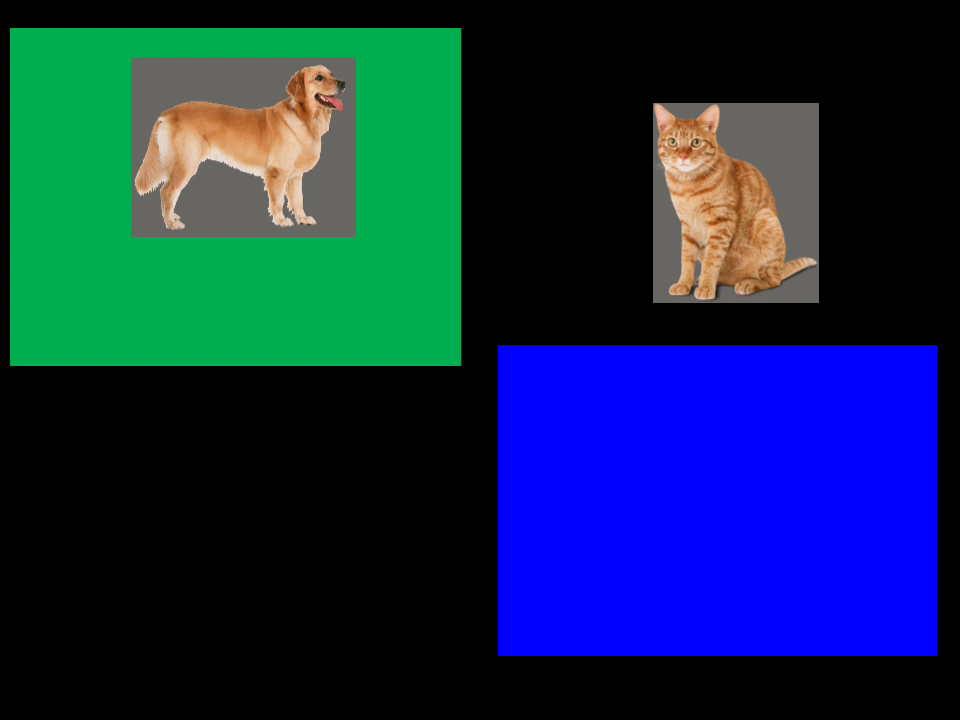
#> input picture frame 60 of animais_caixas.mp4, 960 x 720 px, given in place of lines.mp4, which was not available
$ python exemplo-IntersecRetas.py
#> lines starting #> are read from the running program, lines starting #| are printed output that depends on the picture; after the words box and inside, x2 and y2 are one past the last pixel; in counts of white or black regions, pixels touching at a corner belong together; pictures that were not available may be replaced by others from this repository, and a replacement may not be noted
### auxiliar.py
#!/usr/bin/python
# -*- coding: utf-8 -*-

"""
    Atenção: usado no notebook da aula.
    Não precisa ser usado diretamente
"""

print("Este script não deve ser executado diretamente")

from ipywidgets import widgets, interact, interactive, FloatSlider, IntSlider
import numpy as np
import cv2


# [45 lines left out: functions make_widgets_mat, make_widgets_mat_from_data, make_np_from_widgets_list, not called in this run]


def convert_to_tuple(html_color):
    colors = html_color.split("#")[1]
    r = int(colors[0:2],16)
    g = int(colors[2:4],16)
    b = int(colors[4:],16)
    return (r,g,b)

def to_1px(tpl):
    img = np.zeros((1,1,3), dtype=np.uint8)
    img[0,0,0] = tpl[0]
    img[0,0,1] = tpl[1]
    img[0,0,2] = tpl[2]
    return img

def to_hsv(html_color):
    tupla = convert_to_tuple(html_color)
    hsv = cv2.cvtColor(to_1px(tupla), cv2.COLOR_RGB2HSV)
    return hsv[0][0]

def ranges(value):
    hsv = to_hsv(value)
    hsv2 = np.copy(hsv)
    hsv[0] = max(0, hsv[0]-10)
    hsv2[0] = min(180, hsv[0]+ 10)
    hsv[1:] = 50
    hsv2[1:] = 255
    return hsv, hsv2

### exemplo-IntersecRetas.py
#!/usr/bin/python
# -*- coding: utf-8 -*-

# Este NÃO é um programa ROS

from __future__ import print_function, division

import cv2
import os,sys, os.path
import numpy as np
import auxiliar as aux

print("Rodando Python versão ", sys.version)
print("OpenCV versão: ", cv2.__version__)
print("Diretório de trabalho: ", os.getcwd())

# Arquivos necessários
video = "lines.mp4"


# [24 lines left out: function mensagem_falta_arquivos, not called in this run]


def encontra_reta(img, codigo_cor):
    hsv_1, hsv_2 = aux.ranges(codigo_cor)

    # convert the image to grayscale, blur it, and detect edges
    hsv = cv2.cvtColor(img , cv2.COLOR_BGR2HSV)

    color_mask = cv2.inRange(hsv, hsv_1, hsv_2)

    segmentado = cv2.morphologyEx(color_mask, cv2.MORPH_CLOSE, np.ones((10, 10)))

    segmentado = cv2.adaptiveThreshold(segmentado,255,cv2.ADAPTIVE_THRESH_GAUSSIAN_C,\
                 cv2.THRESH_BINARY,11,3.5)

    imagem = cv2.bitwise_not(segmentado.copy())

    lines = cv2.HoughLinesP(imagem, 1, np.pi/180, 30, maxLineGap=200)

    x1, y1, x2, y2 = lines[0][0]

    return x1, y1, x2, y2


def desenha_intersec(reta1, reta2, img):
    x1_1, y1_1, x2_1, y2_1 = reta1
    m_1 = ((y1_1 - y2_1)*1.0)/(x1_1 - x2_1)

    x1_2, y1_2, x2_2, y2_2 = reta2
    m_2 = ((y1_2 - y2_2)*1.0)/(x1_2 - x2_2)

    # Intersecção
    x = ((y1_1 - y1_2 + m_2*x1_2 - m_1*x1_1)*1.0)/(m_2 - m_1)
    y =  m_2*x + y1_2 - m_2*x1_2

    return cv2.circle(img, (int(x), int(y)), 4, (255, 255, 255), 6)


if __name__ == "__main__":


    # Checando se os arquivos necessários existem

    # Inicializa a aquisição da webcam
    cap = cv2.VideoCapture(video)

    print("Se a janela com a imagem não aparecer em primeiro plano dê Alt-Tab")


    while(True):
        # Capture frame-by-frame
        ret, frame = cap.read()
#> frame is the input picture: shape (720, 960, 3); mean B, G, R 73.6, 41.2, 15.6

        if ret == False:
            #print("Codigo de retorno FALSO - problema para capturar o frame")
            cap.set(cv2.CAP_PROP_POS_FRAMES, 0)
            continue
            #sys.exit(0)

        reta_azul = encontra_reta(frame, "#0000FF")
#> in encontra_reta, `color_mask = cv2.inRange(hsv, hsv_1, hsv_2)`:
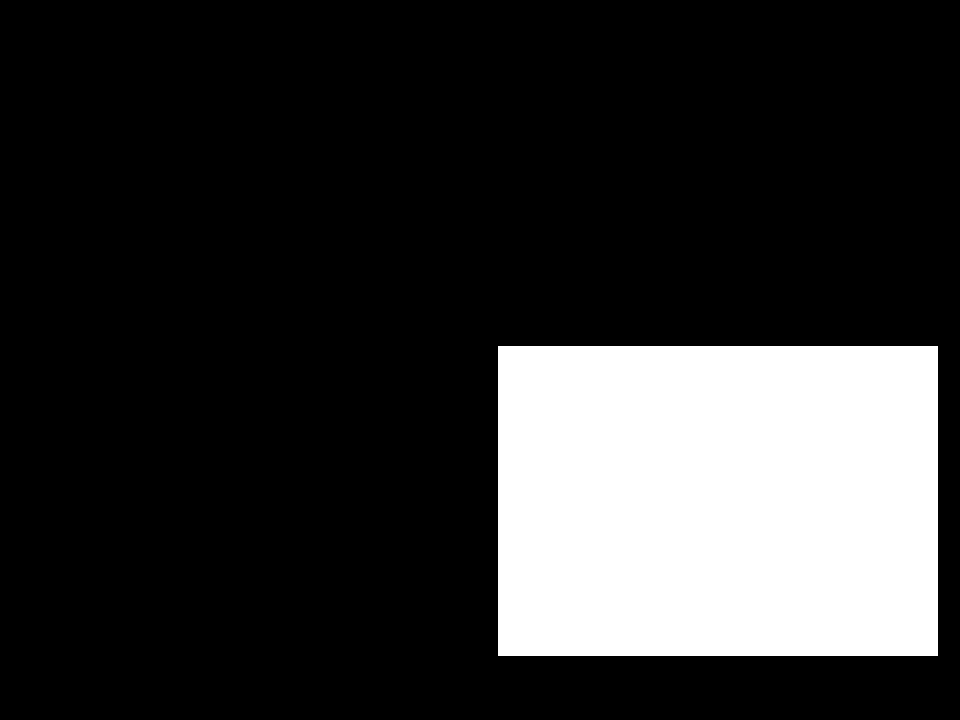
#> color_mask: shape (720, 960); 19.7% white; 1 white region, box (x1, y1, x2, y2) and area: (498, 346, 938, 656) 136400
#> in encontra_reta, `segmentado = cv2.adaptiveThreshold(segmentado,255,cv2.ADAPTIVE_THRESH_..`:
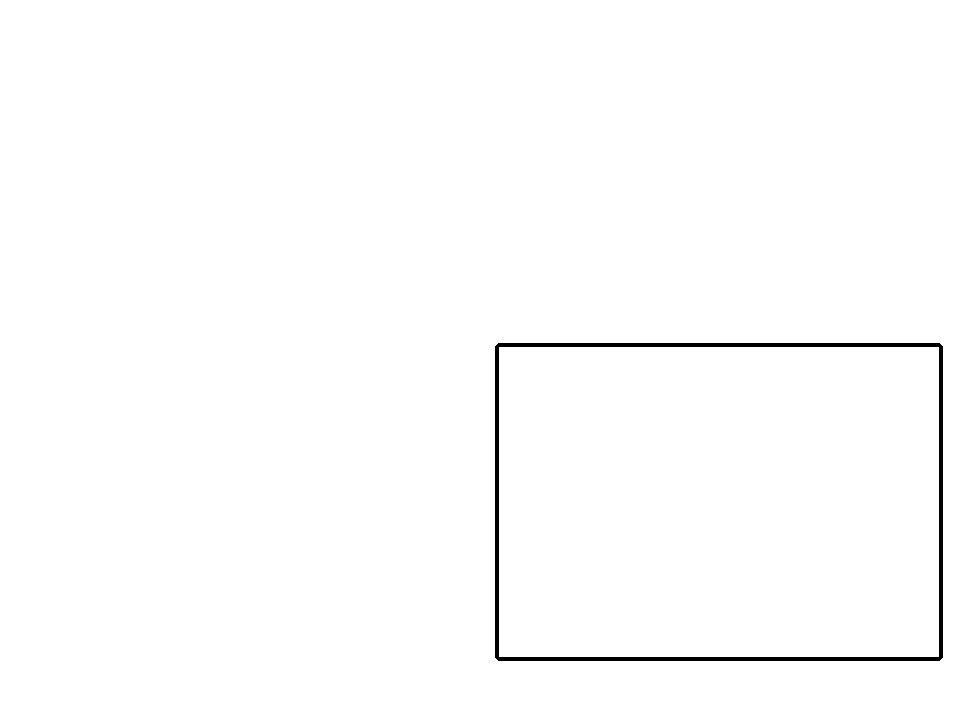
#> segmentado: shape (720, 960); 99.1% white; 1 black region, box (x1, y1, x2, y2) and area: (495, 343, 943, 661) 6040
#> in encontra_reta, `lines = cv2.HoughLinesP(imagem, 1, np.pi/180, 30, maxLineGap=200)`: lines = 16 rows, first 6: [495, 346, 942, 346], [496, 658, 941, 658], [497, 659, 940, 659], [498, 343, 939, 343], [497, 344, 940, 344], [498, 660, 939, 660]
#> in encontra_reta, `x1, y1, x2, y2 = lines[0][0]`: x1 = 495; y1 = 346; x2 = 942; y2 = 346
#> reta_azul = (495, 346, 942, 346)
        reta_verde = encontra_reta(frame, "#00FF00")
#> call 2 of encontra_reta, with codigo_cor = '#00FF00'
#> in encontra_reta (call 2), `segmentado = cv2.adaptiveThreshold(segmentado,255,cv2.ADAPTIVE_THRESH_..`:
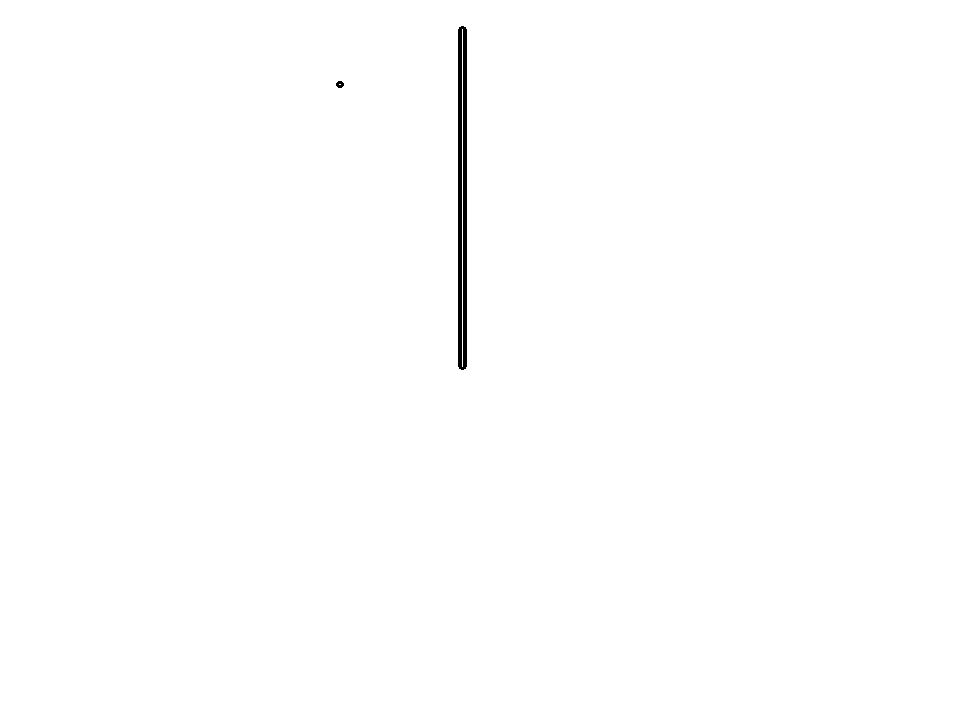
#> segmentado: shape (720, 960); 99.6% white; 2 black regions, box (x1, y1, x2, y2) and area: (458, 26, 467, 370) 2738, (336, 81, 344, 88) 42
#> in encontra_reta (call 2), `lines = cv2.HoughLinesP(imagem, 1, np.pi/180, 30, maxLineGap=200)`: lines = [[465, 368, 465, 27], [459, 368, 459, 27], [458, 366, 458, 29], [464, 368, 464, 27], [466, 366, 466, 29], [461, 369, 461, 26], [463, 369, 463, 26], [460, 368, 460, 27]]
#> in encontra_reta (call 2), `x1, y1, x2, y2 = lines[0][0]`: x1 = 465; y1 = 368; x2 = 465; y2 = 27
#> reta_verde = (465, 368, 465, 27)
        reta_vermelha = encontra_reta(frame, "#FF0000")
#> call 3 of encontra_reta, with codigo_cor = '#FF0000'
#> in encontra_reta (call 3), `color_mask = cv2.inRange(hsv, hsv_1, hsv_2)`:
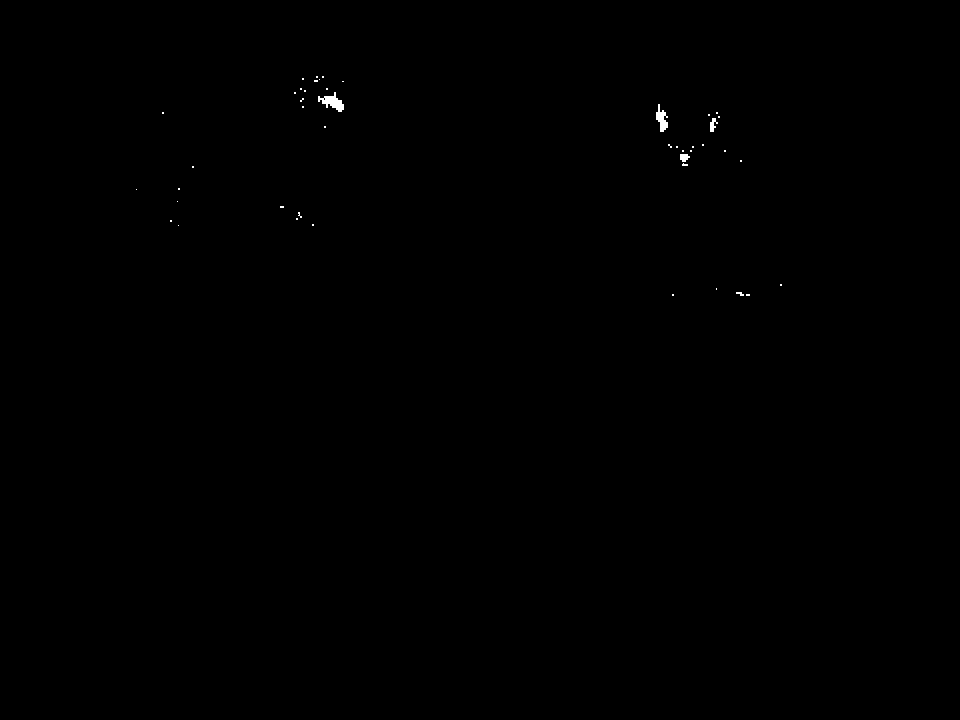
#> color_mask: shape (720, 960); 0.11% white; 45 white regions (40 under 20 px), largest, box (x1, y1, x2, y2) and area: (318, 92, 344, 112) 242, (656, 104, 668, 132) 180, (710, 118, 718, 132) 64, (680, 154, 690, 162) 60, (736, 292, 744, 296) 20
#> in encontra_reta (call 3), `segmentado = cv2.adaptiveThreshold(segmentado,255,cv2.ADAPTIVE_THRESH_..`:
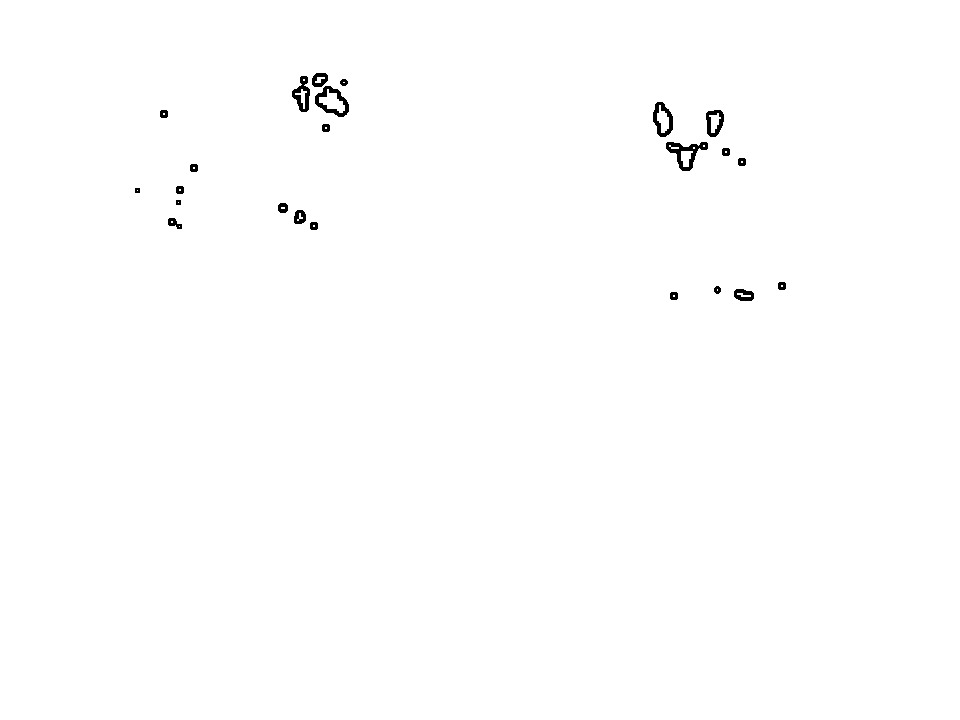
#> segmentado: shape (720, 960); 99.6% white; 23 black regions, largest, box (x1, y1, x2, y2) and area: (666, 142, 708, 171) 454, (315, 86, 349, 117) 390, (653, 102, 673, 137) 323
#> in encontra_reta (call 3), `lines = cv2.HoughLinesP(imagem, 1, np.pi/180, 30, maxLineGap=200)`: lines = 57 rows, first 6: [666, 146, 729, 153], [666, 144, 729, 151], [292, 93, 343, 115], [664, 104, 715, 292], [294, 89, 341, 96], [292, 91, 345, 114]
#> in encontra_reta (call 3), `x1, y1, x2, y2 = lines[0][0]`: x1 = 666; y1 = 146; x2 = 729; y2 = 153
#> reta_vermelha = (666, 146, 729, 153)

        desenha_intersec(reta_azul, reta_verde, frame)
#> in desenha_intersec, `x1_1, y1_1, x2_1, y2_1 = reta1`: x1_1 = 495; y1_1 = 346; x2_1 = 942; y2_1 = 346
#> in desenha_intersec, `m_1 = ((y1_1 - y2_1)*1.0)/(x1_1 - x2_1)`: m_1 = 0
#> in desenha_intersec, `x1_2, y1_2, x2_2, y2_2 = reta2`: x1_2 = 465; y1_2 = 368; x2_2 = 465; y2_2 = 27
#> in desenha_intersec, `m_2 = ((y1_2 - y2_2)*1.0)/(x1_2 - x2_2)`: m_2 = inf
#> in desenha_intersec, `x = ((y1_1 - y1_2 + m_2*x1_2 - m_1*x1_1)*1.0)/(m_2 - m_1)`: x = nan
#> (the run stopped early here; a loop or call above may not have finished)

$ run again, starting later in the video
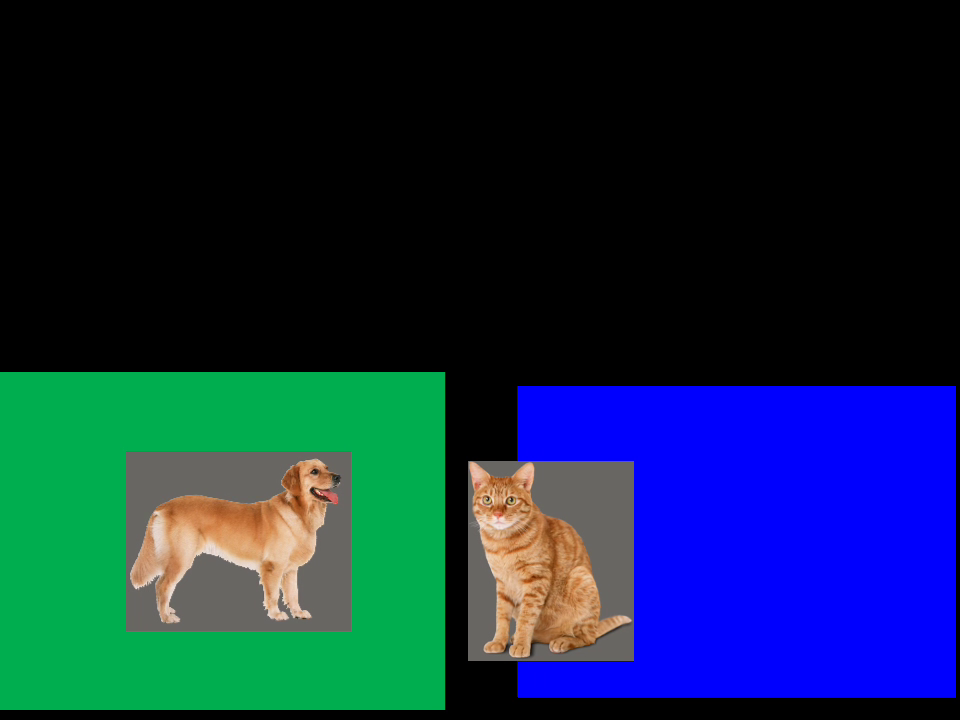
#> input picture frame 273 of animais_caixas.mp4, 960 x 720 px, given in place of lines.mp4, which was not available
#> frame is the input picture: shape (720, 960, 3); mean B, G, R 65, 40.7, 15.7
#> hsv: shape (720, 960, 3); mean H, S, V 33.4, 90, 85
#> in encontra_reta, `color_mask = cv2.inRange(hsv, hsv_1, hsv_2)`:
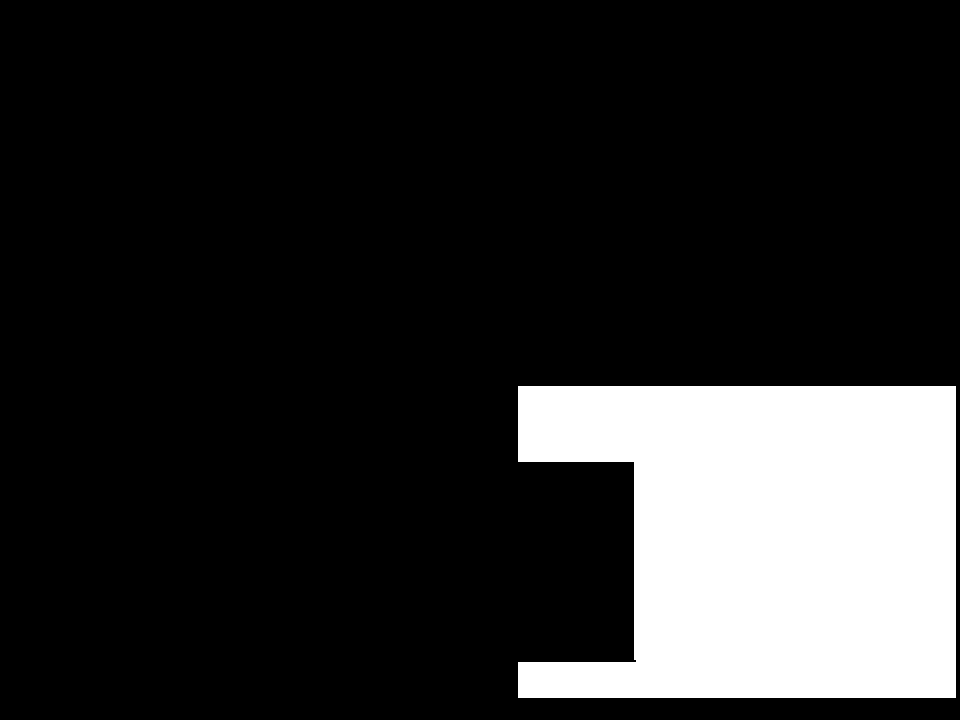
#> color_mask: shape (720, 960); 16.4% white; 1 white region, box (x1, y1, x2, y2) and area: (518, 386, 956, 698) 113452
#> imagem: shape (720, 960); 0.83% white; 1 white region, box (x1, y1, x2, y2) and area: (515, 383, 960, 703) 5714
#> lines = 25 rows, first 6: [517, 701, 959, 701], [518, 383, 959, 383], [516, 700, 959, 700], [516, 385, 959, 385], [515, 386, 959, 386], [518, 702, 959, 702]
#> x1 = 517; y1 = 701; x2 = 959; y2 = 701
#> reta_azul = (517, 701, 959, 701)
#> color_mask: shape (720, 960); 0.05% white in thin lines or dots, all inside (x1, y1, x2, y2) = (445, 372, 446, 710)
#> imagem: shape (720, 960); 0.4% white; 1 white region, box (x1, y1, x2, y2) and area: (442, 370, 451, 714) 2738
#> reta_verde = (449, 712, 449, 371)
#> color_mask: shape (720, 960); 0.11% white; 47 white regions (43 under 20 px), largest, box (x1, y1, x2, y2) and area: (312, 488, 340, 506) 238, (470, 462, 482, 490) 172, (524, 470, 534, 490) 100, (494, 510, 504, 520) 54
#> in encontra_reta (call 3), `segmentado = cv2.adaptiveThreshold(segmentado,255,cv2.ADAPTIVE_THRESH_..`:
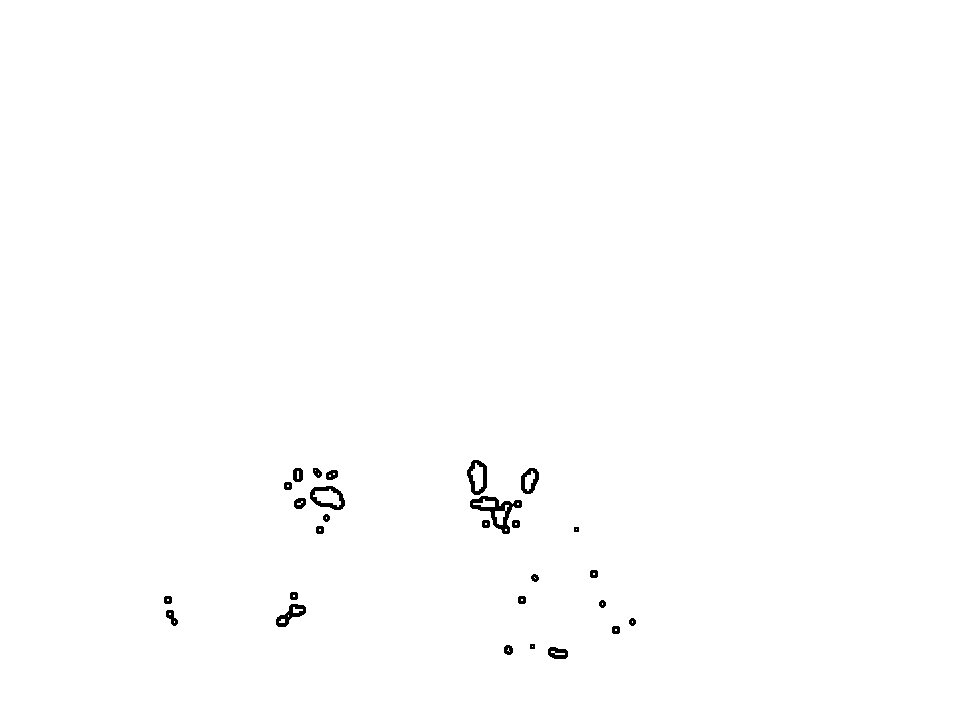
#> segmentado: shape (720, 960); 99.5% white; 27 black regions, largest, box (x1, y1, x2, y2) and area: (470, 496, 522, 534) 636, (310, 486, 345, 510) 350, (467, 460, 487, 495) 325
#> lines = 44 rows, first 6: [294, 504, 511, 508], [284, 486, 521, 502], [284, 487, 521, 503], [504, 648, 566, 657], [276, 620, 529, 468], [468, 477, 619, 628]
#> x1 = 294; y1 = 504; x2 = 511; y2 = 508
#> reta_vermelha = (294, 504, 511, 508)
#> x1_1 = 517; y1_1 = 701; x2_1 = 959; y2_1 = 701
#> m_1 = 0
#> x1_2 = 449; y1_2 = 712; x2_2 = 449; y2_2 = 371
#> m_2 = inf
#> x = nan
